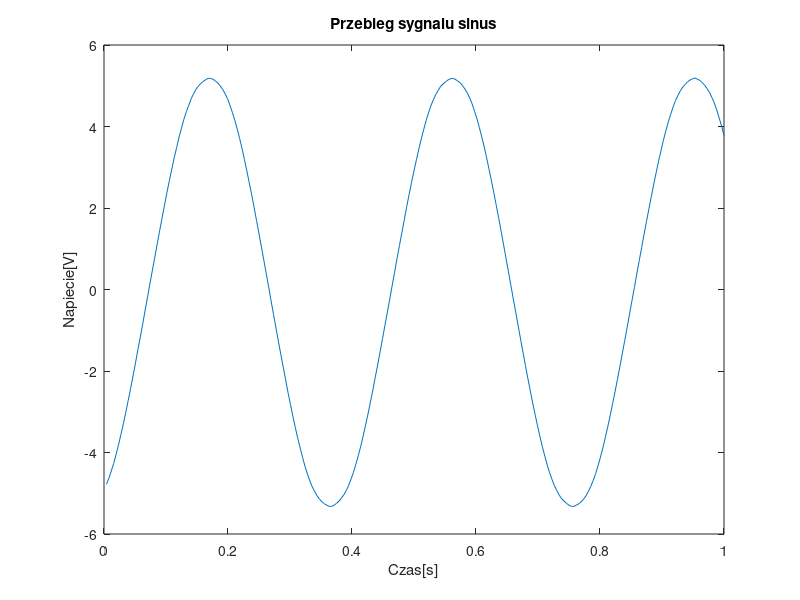
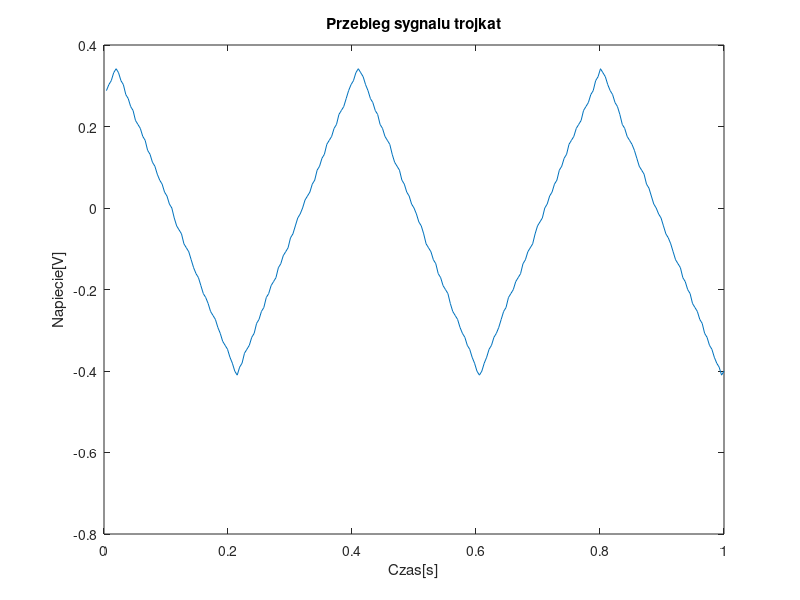
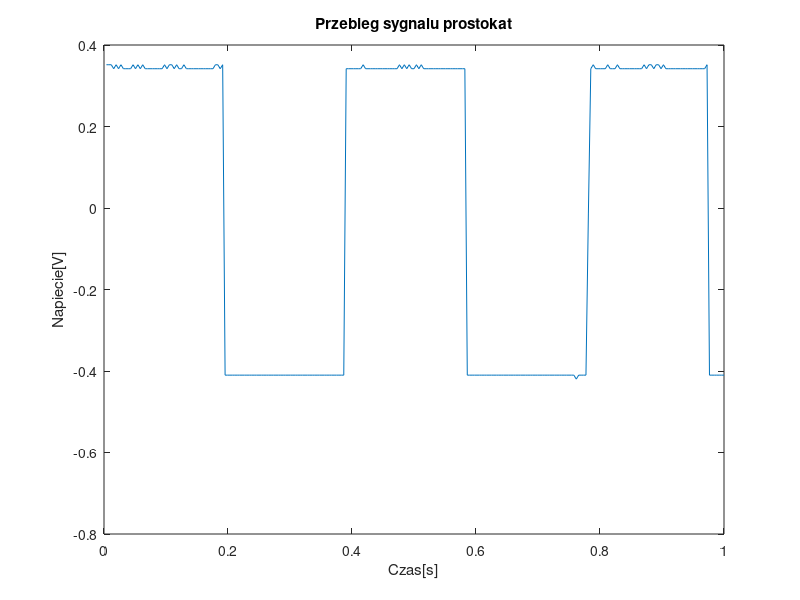

These figures' MATLAB source, in order:
load matlabSignal.txt

[n,p] = size(matlabSignal);

t = 1:n;
t = t/n;

figure(1)
plot(t,matlabSignal), 
xlabel('Czas[s]'), ylabel('Napiecie[V]')
title('Przebieg sygnalu sinus')

load matlabSignal1012322637.txt

[n1,p1] = size(matlabSignal1012322637);

t1 = 1:n1;
t1 = t1/n1;

figure(2)
plot(t1,matlabSignal1012322637), 
xlabel('Czas[s]'), ylabel('Napiecie[V]')
title('Przebieg sygnalu trojkat')

load matlabSignal299323962.txt

[n1,p1] = size(matlabSignal299323962);

t1 = 1:n1;
t1 = t1/n1;

figure(3)
plot(t1,matlabSignal299323962), 
xlabel('Czas[s]'), ylabel('Napiecie[V]')
title('Przebieg sygnalu prostokat')